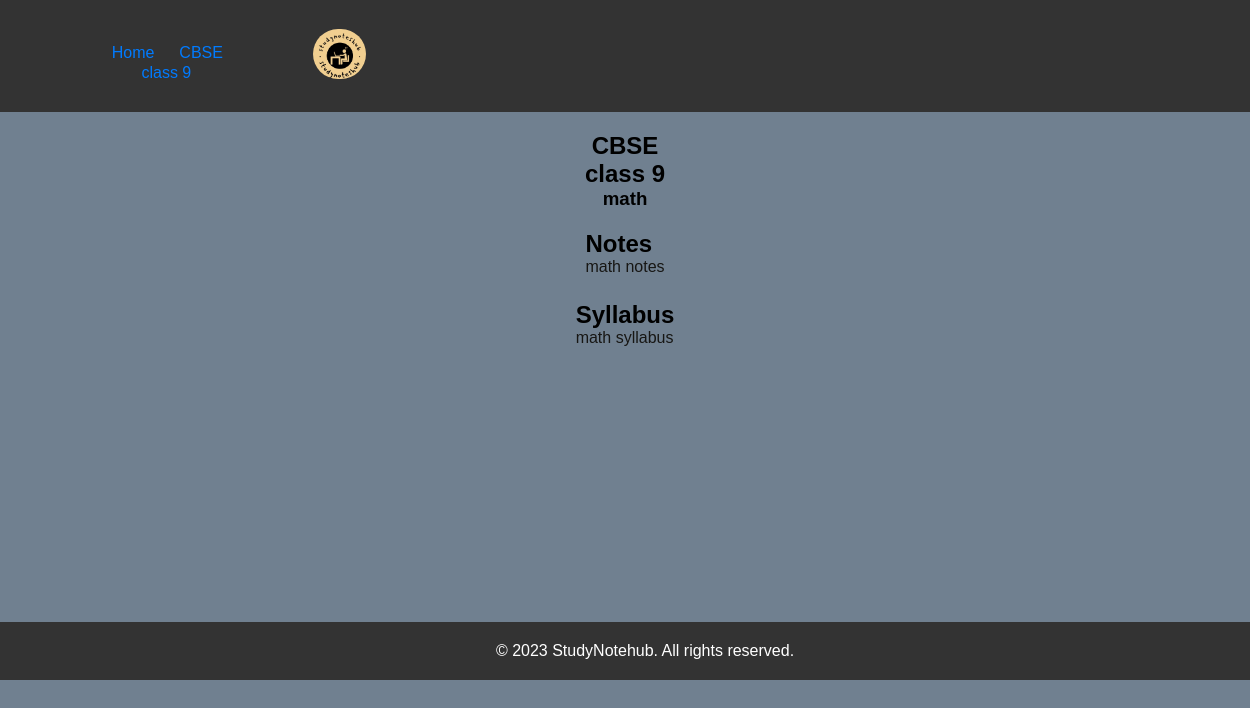
The app's page /category/CBSE/class 9/math/ with its own data.
### myapp/models.py (models this page shows, shortened)
class Category(models.Model):
    name = models.CharField(max_length=50)
    images=models.ImageField(upload_to='images/')

class Class(models.Model):
    category = models.ForeignKey(Category, on_delete=models.CASCADE)
    name = models.CharField(max_length=50)

class Subject(models.Model):
    class_name = models.ForeignKey(Class, on_delete=models.CASCADE)
    name = models.CharField(max_length=50)

class Notes(models.Model):
    subject = models.ForeignKey(Subject, on_delete=models.CASCADE)
    title = models.CharField(max_length=100 ,unique=True)
    pdf = models.FileField(upload_to='pdfs/' )

class Syllabus(models.Model):
    subject = models.ForeignKey(Subject, on_delete=models.CASCADE)
    title = models.CharField(max_length=100 ,unique=True)
    pdf = models.FileField(upload_to='pdfs/' )

### myapp/views.py (the view, shortened to what this page needs)
# urls.py: re_path(r'^category/(?P<category_name>[a-zA-Z]+)/(?P<class_name>[-\w\s]+)/(?P<subject_name>[-\w\s]+)/$', views.board, name='board'),
def board(request, category_name, class_name, subject_name):
    category = get_object_or_404(Category, name=category_name)
    class_obj = get_object_or_404(Class, name=class_name, category=category)
    subject = get_object_or_404(Subject, name=subject_name, class_name=class_obj)
    note = Notes.objects.filter(subject=subject).first()
    hashtitle = None
    if note:
        print("hiii")
        hashtitle = get_object_or_404(HashTableNotes, note=note)
    syllabi = Syllabus.objects.filter(subject=subject).first()
    titlehash = None
    if syllabi:
        print('hooo')
        titlehash = get_object_or_404(HashTableSyllabus, syllabus=syllabi)
    return render(request, 'board.html', {
        'category': category,
        'class': class_obj,
        'subject': subject,
        'note': note,
        'syllabi': syllabi,
        'hashtitle': hashtitle,
        'titlehash': titlehash
    })

### myapp/templates/board.html (shortened to what this page needs)
{% load static %}
<!DOCTYPE html>
<html lang="en">
<head>
    <link rel="stylesheet" href="{% static 'css/board.css' %}">
    <link rel="stylesheet" href="{% static 'css/class.css' %}">
    <link rel="stylesheet"  href="{% static 'css/board.css' %}">
</head>
<body>
    <section class="header-section">
        <div class="container">
            <div class="logos">
                <img src="{% static 'images/logo.jpg' %}" alt="Logo">
            </div>
            <div class="breadcrumb-container header-tags">
                <nav aria-label="breadcrumb">
                    <div class="breadcrumb">
                        <div class="breadcrumb-item" >
                            <a href="/">
                                <svg xmlns="http://www.w3.org/2000/svg" width="18" height="18" fill="currentColor" class="bi bi-house" viewBox="0 0 16 16">
                                </svg> Home
                            </a>
                            <a href="{% url 'category' category_name=category.name %}">
                                <svg xmlns="http://www.w3.org/2000/svg" width="16" height="16" fill="currentColor" class="bi bi-folder-symlink" viewBox="0 0 16 16">
                                </svg> {{ category.name }}
                            </a>
                            <a href="{% url 'class' category_name=category.name class_name=class.name %}">
                                <svg xmlns="http://www.w3.org/2000/svg" width="16" height="16" fill="currentColor" class="bi bi-folder-x" viewBox="0 0 16 16">
                                </svg> {{ class.name }}
                            </a>
                        </div>
                    </div>
                </nav>
            </div>
        </div>
    </section>
    <main>
        <section id="content">
            <h1>{{ category.name }}</h1>
            <h2>{{ class.name }}</h2>
            <h3>{{ subject.name }}</h3>
            <section id="notes">
                <h2>Notes</h2>
                <ul>
                    {% if note %}
                        <li><a href="{% url 'download_notes' file_id=hashtitle.not_id %}">{{ note.title }}</a></li>
                    {% else %}
                        <li>No files uploaded yet.</li>
                    {% endif %}
                </ul>
            </section>
            <section id="syllabus">
                <h2>Syllabus</h2>
                <ul>
                    {% if syllabi %}
                        <li><a href="{% url 'download_syllabus' syb_id=titlehash.syl_id %}">{{ syllabi.title }}</a></li>
                    {% else %}
                        <li>No files uploaded yet.</li>
                    {% endif %}
                </ul>
            </section>
    </main>
    {% include "footer.html" %}
</body>
</html>

### myapp/static/css/board.css (style rules this page uses)
body, h1, h2, h3, p, ul { margin: 0; padding: 0; }
body { background-color: #f0f0f0; font-family: Arial, sans-serif; }
.header-section { background-color: #333; color: white; padding: 10px 0; }
.container { display: flex; justify-content: space-between; align-items: center; }
.logos img { height: 50px; }
.breadcrumb-container { margin-top: 10px; }
.breadcrumb-item { display: inline-block; margin-right: 5px; margin-left: 30%; }
#content { display: flex; flex-direction: column; align-items: center; padding: 20px; }
#notes, #syllabus { margin-top: 20px; }
#notes ul, #syllabus ul { list-style-type: none; padding: 0; }
#notes li, #syllabus li { margin-bottom: 5px; }

### myapp/static/css/class.css (style rules this page uses)
.breadcrumb-container { padding: 20px; }
.breadcrumb-item a { color: #007bff; text-decoration: none; }
.header-section { background-color: #333; padding: 8px; color: #fff; }
.logos img { height: 65px; width: auto; border-radius: 30px; }
.header-tags { text-align: center; }
.logos { padding-left: 25%; position: absolute; }

### myapp/static/css/style.css (style rules this page uses)
body { font-family: Arial, sans-serif; margin: 0; padding: 0; background: slategray; }
a { text-decoration: none; color: #171614; }

### records on screen
Category: name "CBSE"
Class: name "class 9"
Subject: name "math"
Notes: title "math notes"
Syllabus: title "math syllabus"
